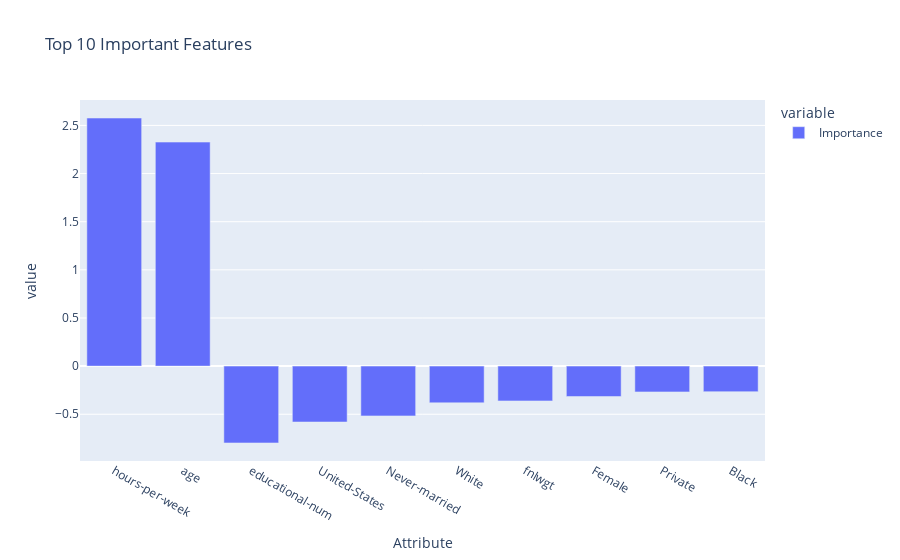

The notebook cell this image was saved under:
### Code cell
import plotly.express as px
fig = px.bar(importances, x="Attribute", y=["Importance"], title="Top 10 Important Features")
fig.show()

### Figure 1 — Plotly figure (JSON) as saved in the notebook; plotly's stock layout.template omitted (floating-point values rounded to 4 significant figures)
{"data": [{"alignmentgroup": "True", "hovertemplate": "variable=Importance<br>Attribute=%{x}<br>value=%{y}<extra></extra>", "legendgroup": "Importance", "marker": {"color": "#636efa", "pattern": {"shape": ""}}, "name": "Importance", "offsetgroup": "Importance", "orientation": "v", "showlegend": true, "textposition": "auto", "type": "bar", "x": ["hours-per-week", "age", "educational-num", "United-States", "Never-married", "White", "fnlwgt", "Female", "Private", "Black"], "xaxis": "x", "y": [2.576, 2.327, -0.7979, -0.5805, -0.5172, -0.3811, -0.3613, -0.3156, -0.2677, -0.2652], "yaxis": "y"}], "layout": {"barmode": "relative", "legend": {"title": {"text": "variable"}, "tracegroupgap": 0}, "title": {"text": "Top 10 Important Features"}, "xaxis": {"anchor": "y", "domain": [0, 1], "title": {"text": "Attribute"}}, "yaxis": {"anchor": "x", "domain": [0, 1], "title": {"text": "value"}}}}
